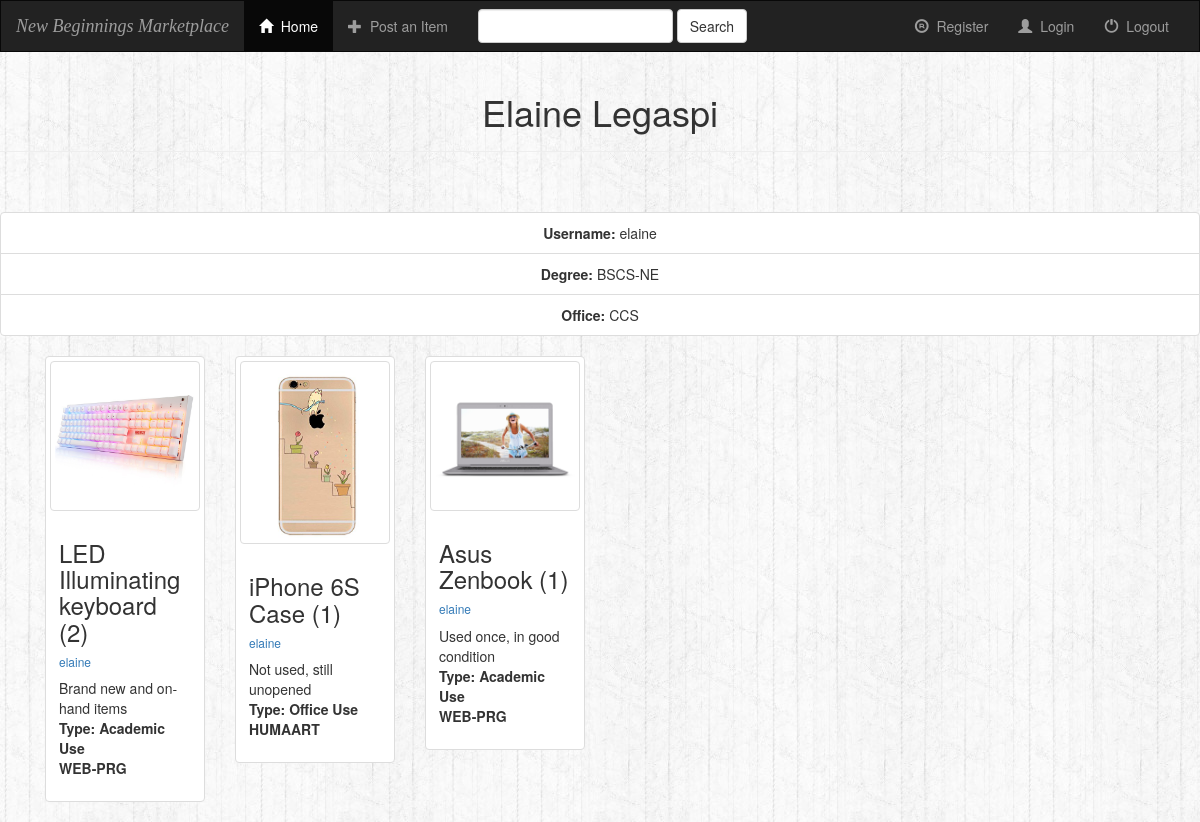
Screenshot of /home/11/ with the database file from the repository.
### home/models.py (models this page shows, shortened)
class User(models.Model):
    username = models.CharField(max_length=21)
    password = models.CharField(max_length=26)
    name = models.CharField(max_length=100)
    degree = models.CharField(max_length=100, blank=True, help_text='Leave blank if personnel/faculty')
    office = models.CharField(max_length=100, blank=True, help_text='Leave blank if student')
    def __str__(self):
        return self.username

class Item(models.Model):
    userName = models.ForeignKey(User, on_delete=models.CASCADE)
    name = models.CharField(primary_key=True, max_length=300)
    photo = models.FileField()
    quantity = models.PositiveIntegerField(default=1)
    condition = models.CharField(max_length=200)
    itemType = models.CharField(max_length=100, choices=item_Type, default='Academic Use')
    courseName = models.CharField(max_length=100, blank=True, help_text='Leave blank if Office Use')
    pub_date = models.DateTimeField('date published')

### home/views.py (the view)
# urls.py: url(r'^(?P<username_id>[0-9]+)/$', views.profile, name='profile'),
def profile(request, username_id):
    user = get_object_or_404(User, pk=username_id)
    latest_item_list = Item.objects.order_by('-pub_date')
    latest_tag_list = Tags.objects.all()
    context = {'user': user,
               'latest_item_list': latest_item_list,
               'latest_tag_list': latest_tag_list,
               }
    return render(request, 'home/profile.html', context)

### home/templates/home/profile.html (shortened to what this page needs)
{% extends 'home/base_template.html' %}
{% block body %}
    <div class="page-header">
        <center><h1>{{ user.name }}</h1></center>
    </div>
    <br/><br/>
    <center>
    <ul class="list-group">
        <li class="list-group-item"><b>Username:</b> {{ user.username }}</li>
        <li class="list-group-item"><b>Degree:</b> {{ user.degree }}</li>
        <li class="list-group-item"><b> Office:</b> {{ user.office }}</li>
    </ul>
    </center>
    <div class="container">
        {% for item in latest_item_list %}
            {% if item.userName.id == user.id %}
                <div class="col-md-2">
                  <div class="thumbnail">
                    <a href="#"><img src="{{ item.photo.url }}" class="img-thumbnail" /></a>
                    <div class="caption">
                    <h3>{{ item.name }} ({{ item.quantity }})</h3>
                      <h6><a href="/home/{{ item.userName.id }}/">{{ item.userName }}</a></h6>
                    <p>{{ item.condition }}<br/>
                        <b>Type: {{ item.itemType }}</b>
                        <br/>
                        <b>{{ item.courseName }}</b></p>
                    </div>
                  </div>
                </div>
            {% endif %}
        {% endfor %}
    </div>
{% endblock %}

### home/static/home/style.css (style rules this page uses)
body { background: url(/images/background.jpg); }

### rows the page displays
User: name "Elaine Legaspi", username "elaine", degree "BSCS-NE", office "CCS"
Item: photo (picture), name "LED Illuminating keyboard", quantity "2", userName "elaine", condition "Brand new and on-hand items", itemType "Academic Use", courseName "WEB-PRG"
Item: photo (picture), name "iPhone 6S Case", quantity "1", userName "elaine", condition "Not used, still unopened", itemType "Office Use", courseName "HUMAART"
Item: photo (picture), name "Asus Zenbook", quantity "1", userName "elaine", condition "Used once, in good condition", itemType "Academic Use", courseName "WEB-PRG"
